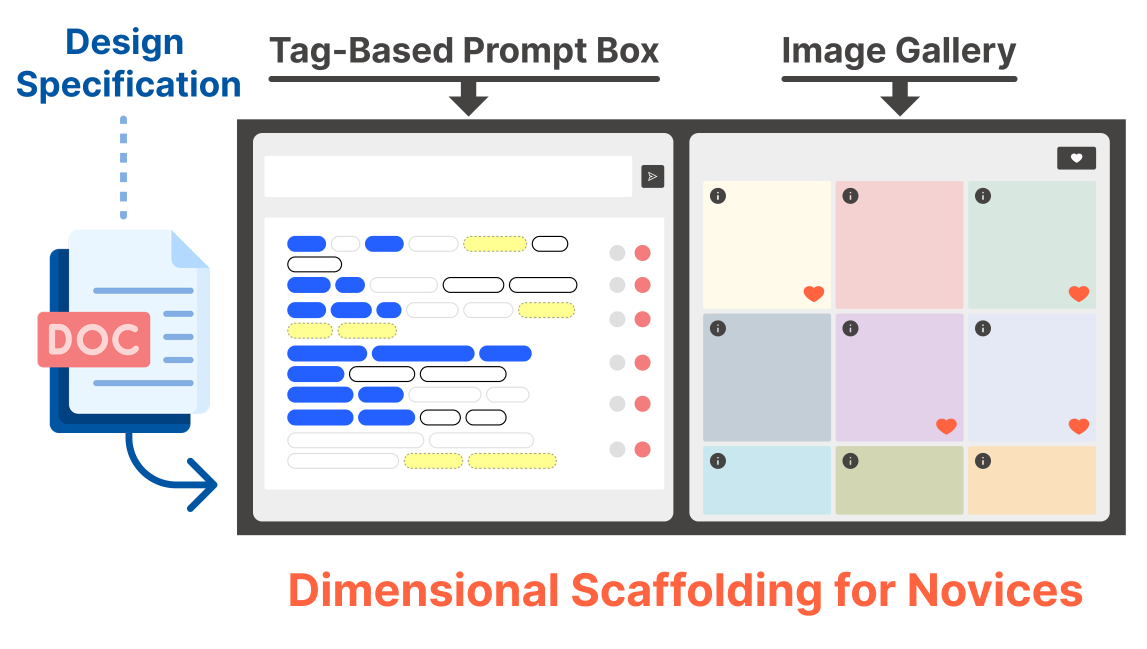
#> input picture assets/img/publication_preview/designweaver.png, 2294 x 1298 px (shown at 1/2 size); its folder holds only this picture in this run
$ python mask_research_figures.py
#> lines starting #> are read from the running program, lines starting #| are printed output that depends on the picture; after the words box and inside, x2 and y2 are one past the last pixel; in counts of white or black regions, pixels touching at a corner belong together
"""User-approved, pixel-preserving outer-paper masks. Never redraw a figure."""
from pathlib import Path
from PIL import Image, ImageDraw
import numpy as np
import hashlib
import json

ROOT=Path(__file__).resolve().parents[1]
BASE=ROOT/'assets/img/publication_preview'
reports=[]
for name in ('designweaver','herding_cats_why_what'):
    source=BASE/(name+'.png')
    rgb=np.array(Image.open(source).convert('RGB'))
    # Only neutral near-white pixels are eligible, connected to the exterior.
    paper=(rgb.min(axis=2)>=246)&(rgb.max(axis=2)-rgb.min(axis=2)<=5)
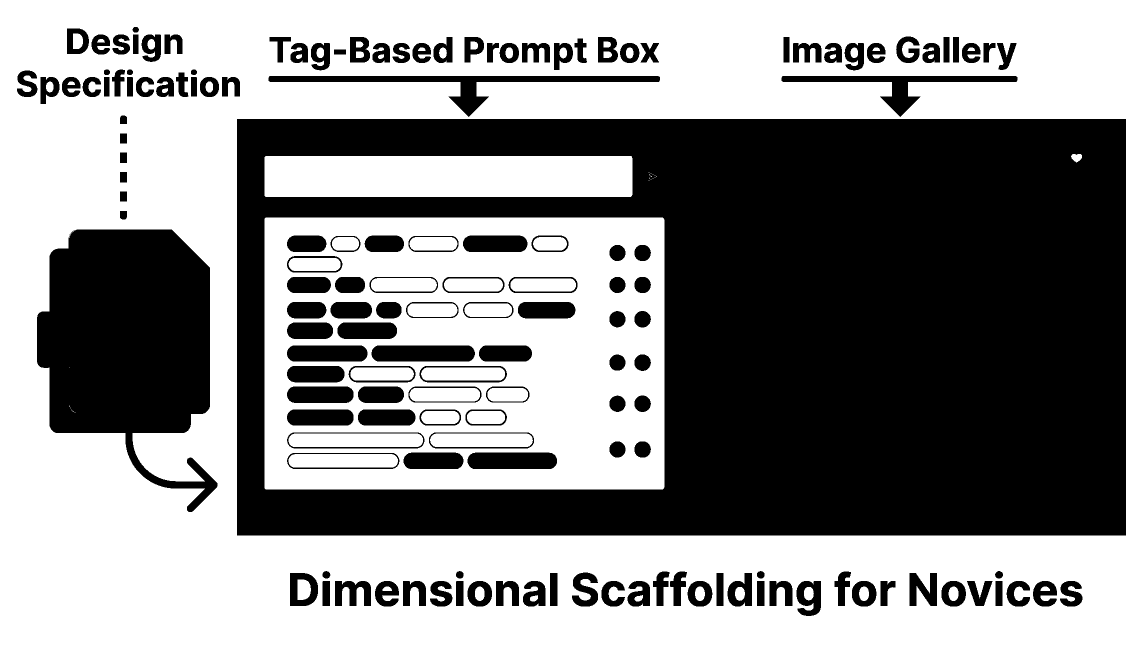
#> paper: shape (1298, 2294) bool (shown at 1/2 size); 55.2% white; 150 black regions, largest, box (x1, y1, x2, y2) and area: (474, 238, 2252, 1071) 985262, (74, 459, 435, 1024) 132472, (537, 152, 1320, 234) 11989
    mask=Image.fromarray(np.where(paper,255,0).astype('uint8')).copy()
    # Seed every edge: figures may divide the paper into several exterior regions.
    for x in range(mask.width):
        for y in (0,mask.height-1):
            if mask.getpixel((x,y))==255:ImageDraw.floodfill(mask,(x,y),128,thresh=0)
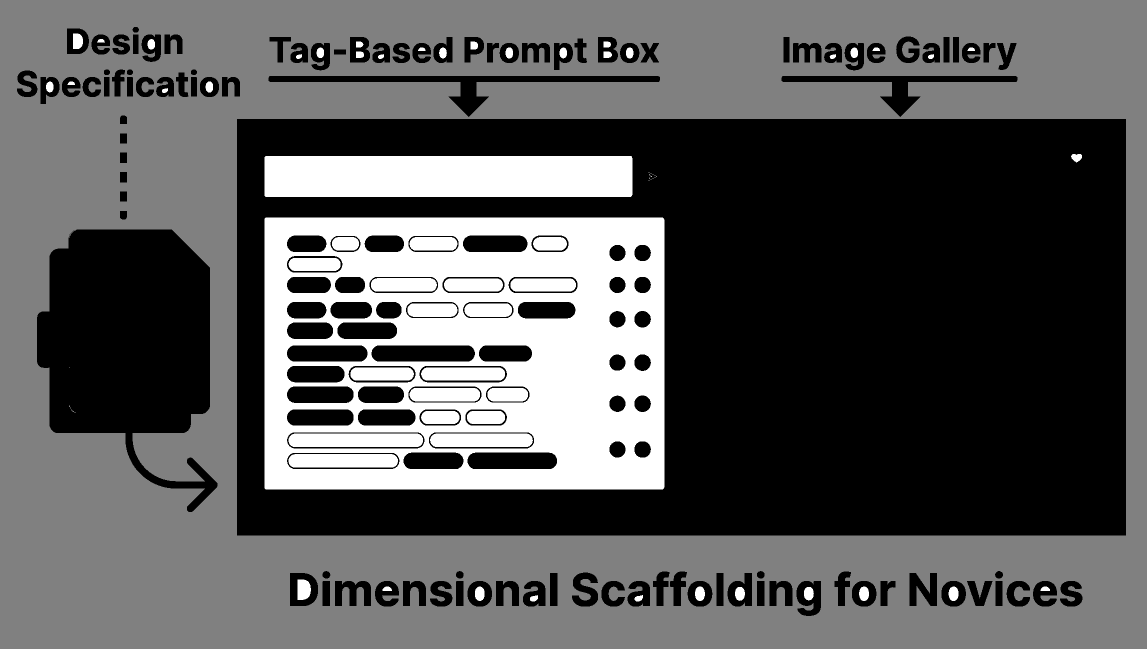
#> mask: PIL image 2294x1298 L (shown at 1/2 size); min 0, max 255, mean 88.1
    for y in range(mask.height):
        for x in (0,mask.width-1):
            if mask.getpixel((x,y))==255:ImageDraw.floodfill(mask,(x,y),128,thresh=0)
    alpha=np.where(np.array(mask)==128,0,255).astype('uint8')
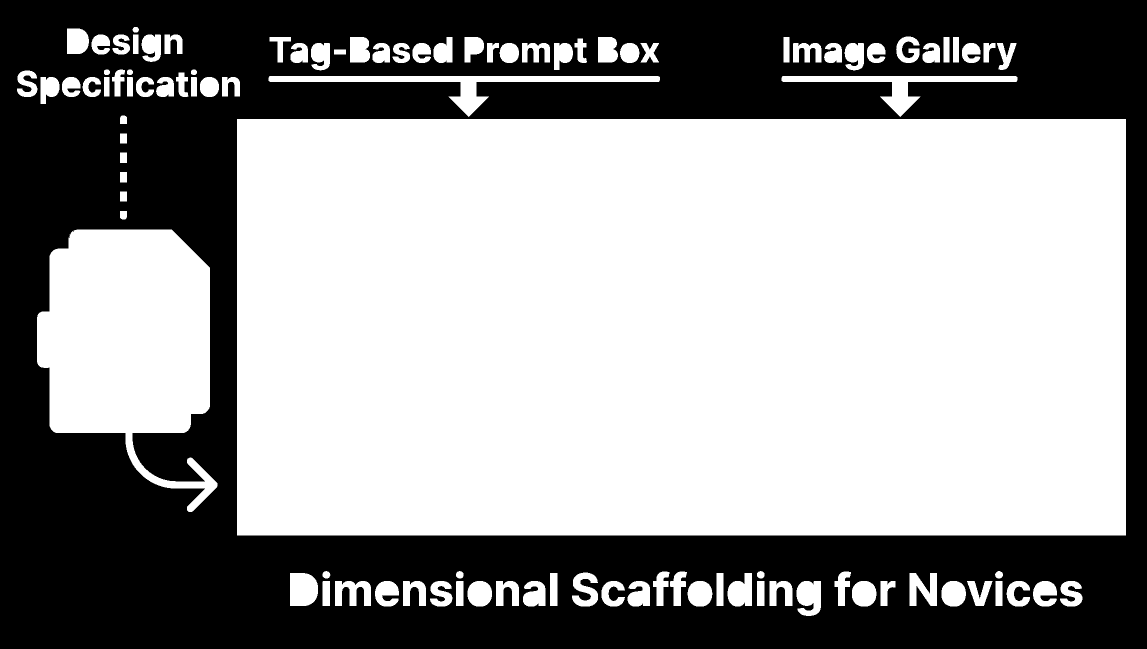
#> alpha: shape (1298, 2294) (shown at 1/2 size); 58.5% white; 1 black region, box (x1, y1, x2, y2) and area: (0, 0, 2294, 1298) 1235561
    rgba=np.dstack((rgb,alpha))
#> (the run stopped early here; a loop or call above may not have finished)
